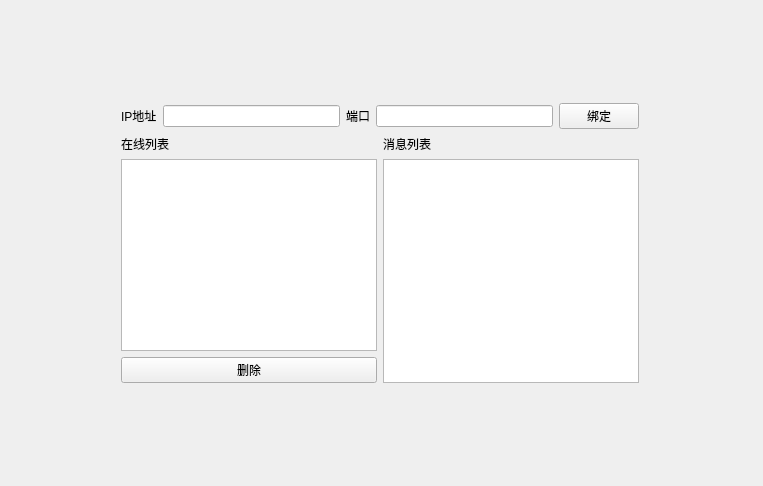
<?xml version="1.0" encoding="UTF-8"?>
<ui version="4.0">
 <class>HomeWidget</class>
 <widget class="QWidget" name="HomeWidget">
  <property name="geometry">
   <rect>
    <x>0</x>
    <y>0</y>
    <width>763</width>
    <height>486</height>
   </rect>
  </property>
  <property name="windowTitle">
   <string>Form</string>
  </property>
  <layout class="QGridLayout" name="gridLayout">
   <item row="0" column="1">
    <spacer name="verticalSpacer_2">
     <property name="orientation">
      <enum>Qt::Vertical</enum>
     </property>
     <property name="sizeHint" stdset="0">
      <size>
       <width>20</width>
       <height>87</height>
      </size>
     </property>
    </spacer>
   </item>
   <item row="1" column="0">
    <spacer name="horizontalSpacer_3">
     <property name="orientation">
      <enum>Qt::Horizontal</enum>
     </property>
     <property name="sizeHint" stdset="0">
      <size>
       <width>91</width>
       <height>20</height>
      </size>
     </property>
    </spacer>
   </item>
   <item row="1" column="1">
    <layout class="QVBoxLayout" name="verticalLayout_4">
     <item>
      <layout class="QHBoxLayout" name="horizontalLayout_3">
       <item>
        <widget class="QLabel" name="Lable_2">
         <property name="text">
          <string>IP地址</string>
         </property>
        </widget>
       </item>
       <item>
        <widget class="QLineEdit" name="inputAdress"/>
       </item>
       <item>
        <widget class="QLabel" name="label_5">
         <property name="text">
          <string>端口</string>
         </property>
        </widget>
       </item>
       <item>
        <widget class="QLineEdit" name="inputPort"/>
       </item>
       <item>
        <widget class="QPushButton" name="bindBt">
         <property name="text">
          <string>绑定</string>
         </property>
        </widget>
       </item>
      </layout>
     </item>
     <item>
      <layout class="QHBoxLayout" name="horizontalLayout_4">
       <item>
        <layout class="QVBoxLayout" name="verticalLayout_5">
         <item>
          <widget class="QLabel" name="label_6">
           <property name="text">
            <string>在线列表</string>
           </property>
          </widget>
         </item>
         <item>
          <widget class="QTextEdit" name="onlineList"/>
         </item>
         <item>
          <widget class="QPushButton" name="deleteBt_2">
           <property name="text">
            <string>删除</string>
           </property>
          </widget>
         </item>
        </layout>
       </item>
       <item>
        <layout class="QVBoxLayout" name="verticalLayout_6">
         <item>
          <widget class="QLabel" name="label_7">
           <property name="text">
            <string>消息列表</string>
           </property>
          </widget>
         </item>
         <item>
          <widget class="QTextEdit" name="messageList"/>
         </item>
        </layout>
       </item>
      </layout>
     </item>
    </layout>
   </item>
   <item row="1" column="2">
    <spacer name="horizontalSpacer">
     <property name="orientation">
      <enum>Qt::Horizontal</enum>
     </property>
     <property name="sizeHint" stdset="0">
      <size>
       <width>113</width>
       <height>20</height>
      </size>
     </property>
    </spacer>
   </item>
   <item row="2" column="1">
    <spacer name="verticalSpacer">
     <property name="orientation">
      <enum>Qt::Vertical</enum>
     </property>
     <property name="sizeHint" stdset="0">
      <size>
       <width>20</width>
       <height>87</height>
      </size>
     </property>
    </spacer>
   </item>
  </layout>
 </widget>
 <resources/>
 <connections/>
</ui>
